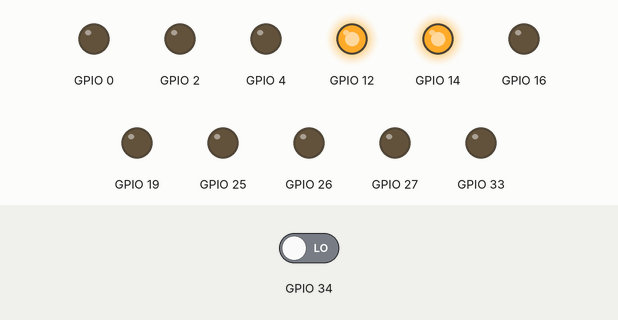
The program below on a simulated ESP32. Parts: output pins drawn as LEDs (lit = HIGH). The test bench sets the inputs (shaded band); at power-on: GPIO 34 LOW. Storage starts empty; the sensor or clock chip raises its interrupt line as the real part does; nothing arrives over Bluetooth unless stated; the modem accepts every AT command (registered, SIM ready, sends succeed) and sends nothing else; not simulated (calls return 0 or success): wifi_creds.h; what the program prints to the serial monitor is not drawn.

Above: at 0.1 s.
At 0.6 s:
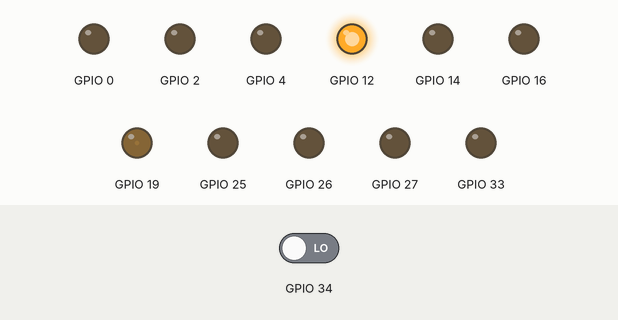
Timing chart, 0 to 3.3 s (numbered marks = the images above):
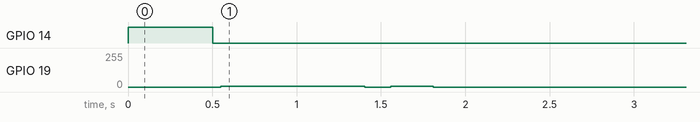

Measured:
- by itself, GPIO 19: 0/255 → 7/255 at 0.55 s, → 0/255 0.85 s later, → 7/255 0.15 s later, → 0/255 0.25 s later

The program:

main.cpp
```cpp
#include <Arduino.h>
#include <Motors.h>
#include <Sensors.h>
#include <Navigation.h>
#include <Status.h>
#include <Core.h>
#include <SETTINGS.h>
#include <BluetoothSerial.h>
#include <limits.h>
#include <WiFi.h>
#include <AsyncTCP.h>
#include <ESPAsyncWebServer.h>
#include <AsyncElegantOTA.h>
#include <Mux.h>
#include "wifi_creds.h"
#ifdef ENABLE_WEBSERIAL
#include <WebSerial.h>
#endif

AsyncWebServer server(80);
BluetoothSerial SerialBT;
WifiCredentials wificreds;
Motors robotmotors;
Sensors robotsensors;
Status robotstatus;
Core core;
NAV robotnav;
Mux robotmux;

bool status_led = false;

void setup()
{
  Serial.begin(115200);
  SerialBT.begin("ESP32ROBOT");

  /* #region  WiFi, ElegantOTA */
  /*WiFi.mode(WIFI_STA);
  WiFi.begin(wificreds.ssid, wificreds.password);

  while (WiFi.status() != WL_CONNECTED)
  {
    delay(500);
    SerialBT.print(".");
    // fa lampeggiare i led
    status_led = !status_led;
    digitalWrite(ERROR_LED, status_led);
    digitalWrite(RUNNING_LED, status_led);
  }

  server.on("/", HTTP_GET, [](AsyncWebServerRequest *request)
            { request->send(200, "text/plain", "Hi! I am ESP32."); });

  AsyncElegantOTA.begin(&server);
  server.begin();*/
  /* #endregion */

  core.begin();
}

void loop()
{
  core.loop();
}
```
